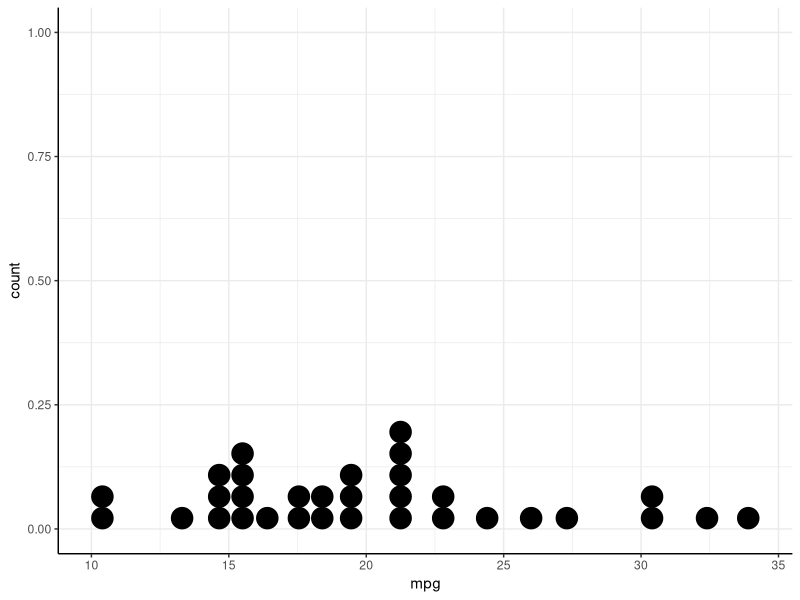

The R script that drew this image: (Note: this script raises an error after producing the figure.)
## ---- chunk 1
library(ggplot2)
# Notice how the axis lines of the following plot meet in the lower-left corner.
p <- ggplot(mtcars, aes(x = mpg)) + geom_dotplot() +
theme_bw() +
theme(panel.border=element_blank(), axis.line=element_line())
p
# We can introduce a gap by capping the ends:
p + coord_capped_cart(bottom='none', left='none')
#
#
#

## ---- chunk 2
p+ coord_capped_cart(left='both')
# It it also works on the flipped.
p + coord_capped_flip(bottom='both')
# And on secondary axis, in conjuction with brackets:
p +
scale_y_continuous(sec.axis = sec_axis(~.*100)) +
scale_x_continuous(sec.axis = sec_axis(~1/., name='Madness scale')) +
coord_capped_cart(bottom='none', left='none', right='both', top=brackets_horizontal())
# Although we cannot recommend the above madness.
